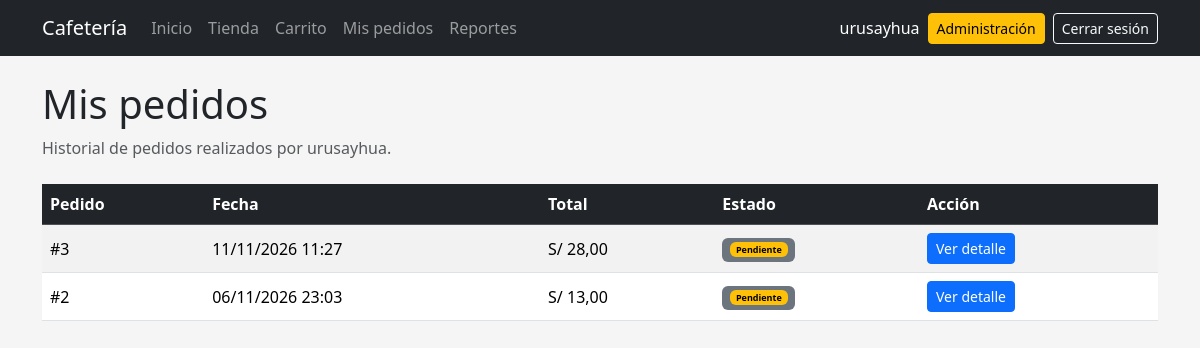
The app's page /mis-pedidos/ (signed in) with its own data.
### pedidos/models.py (models this page shows, shortened)
class Pedido(models.Model):
    class Estado(models.TextChoices):
        PENDIENTE = "PENDIENTE", "Pendiente"
        PREPARACION = "PREPARACION", "En preparación"
        ATENDIDO = "ATENDIDO", "Atendido"
        CANCELADO = "CANCELADO", "Cancelado"
    usuario = models.ForeignKey(
        settings.AUTH_USER_MODEL,
        on_delete=models.CASCADE,
        related_name="pedidos",
    )
    fecha = models.DateTimeField(auto_now_add=True)
    total = models.DecimalField(
        max_digits=10,
        decimal_places=2,
        default=0,
    )
    estado = models.CharField(
        max_length=20,
        choices=Estado.choices,
        default=Estado.PENDIENTE,
    )
    class Meta:
        ordering = ["-fecha"]

### pedidos/views.py (the view)
@login_required
def mis_pedidos(request):
    pedidos = (
        Pedido.objects
        .filter(
            usuario=request.user
        )
        .order_by("-fecha")
    )
    return render(
        request,
        "pedidos/mis_pedidos.html",
        {
            "pedidos": pedidos,
        },
    )

### pedidos/templates/pedidos/mis_pedidos.html
{% extends "base.html" %}
{% block content %}
<div class="mb-4">
    <h1>
        Mis pedidos
    </h1>
    <p class="text-muted">
        Historial de pedidos realizados por
        {{ user.username }}.
    </p>
</div>
{% if pedidos %}
<div class="table-responsive">
    <table class="table table-striped table-hover align-middle">
        <thead class="table-dark">
            <tr>
                <th>
                    Pedido
                </th>
                <th>
                    Fecha
                </th>
                <th>
                    Total
                </th>
                <th>
                    Estado
                </th>
                <th>
                    Acción
                </th>
            </tr>
        </thead>
        <tbody>
            {% for pedido in pedidos %}
            <tr>
                <td>
                    #{{ pedido.id }}
                </td>
                <td>
                    {{ pedido.fecha|date:"d/m/Y H:i" }}
                </td>
                <td>
                    S/ {{ pedido.total }}
                </td>
                <td>
                    <span class="badge text-bg-secondary">
                        {% include "pedidos/_estado_badge.html" with pedido=pedido %}
                    </span>
                </td>
                <td>
                    <a
                        href="{% url 'detalle_pedido' pedido.id %}"
                        class="btn btn-primary btn-sm"
                    >
                        Ver detalle
                    </a>
                </td>
            </tr>
            {% endfor %}
        </tbody>
    </table>
</div>
{% else %}
<div class="alert alert-info">
    Todavía no existen pedidos registrados
    para este usuario.
</div>
{% endif %}
{% endblock %}

### pedidos/templates/base.html (shortened to what this page needs)
{% load static %}
<!DOCTYPE html>
<html lang="es">
<head>
    <link
        href="https://cdn.jsdelivr.net/npm/bootstrap@5.3.3/dist/css/bootstrap.min.css"
        rel="stylesheet"
    >
    <link
        rel="stylesheet"
        href="{% static 'css/base.css' %}"
    >
</head>
<body>
{% if user.is_authenticated %}
<nav
    class="navbar navbar-expand-lg bg-dark"
    data-bs-theme="dark"
>
    <div class="container">
        <a
            class="navbar-brand"
            href="{% url 'inicio' %}"
        >
            Cafetería
        </a>
        <div
            class="collapse navbar-collapse"
            id="menuPrincipal"
        >
            <div class="navbar-nav me-auto">
                <a
                    class="nav-link"
                    href="{% url 'inicio' %}"
                >
                    Inicio
                </a>
                <a
                    class="nav-link"
                    href="{% url 'tienda' %}"
                >
                    Tienda
                </a>
                <a
                    class="nav-link"
                    href="{% url 'ver_carrito' %}"
                >
                    Carrito
                </a>
                <a
                    class="nav-link"
                    href="{% url 'mis_pedidos' %}"
                >
                    Mis pedidos
                </a>
                {% if user.is_staff %}
                <a
                    class="nav-link"
                    href="{% url 'reportes' %}"
                >
                    Reportes
                </a>
                {% endif %}
            </div>
            <div
                class="d-flex align-items-center gap-2"
            >
                <span
                    class="navbar-text text-white"
                >
                    {{ user.username }}
                </span>
                {% if user.is_staff %}
                <a
                    href="{% url 'admin:index' %}"
                    class="btn btn-warning btn-sm"
                >
                    Administración
                </a>
                {% endif %}
                <form
                    method="post"
                    action="{% url 'logout' %}"
                    class="m-0"
                >
                    <button
                        type="submit"
                        class="btn btn-outline-light btn-sm"
                    >
                        Cerrar sesión
                    </button>
                </form>
            </div>
        </div>
    </div>
</nav>
{% endif %}
<main class="container py-4">
    {% block content %}
    {% endblock %}
</main>
</body>
</html>

### pedidos/templates/pedidos/_estado_badge.html
{% if pedido.estado == "PENDIENTE" %}
    <span class="badge text-bg-warning">
        Pendiente
    </span>
{% elif pedido.estado == "PREPARACION" %}
    <span class="badge text-bg-primary">
        En preparación
    </span>
{% elif pedido.estado == "ATENDIDO" %}
    <span class="badge text-bg-success">
        Atendido
    </span>
{% elif pedido.estado == "CANCELADO" %}
    <span class="badge text-bg-danger">
        Cancelado
    </span>
{% else %}
    <span class="badge text-bg-secondary">
        {{ pedido.get_estado_display }}
    </span>
{% endif %}

### static/css/base.css (style rules this page uses)
body { background-color: #f4f4f4; }
.navbar form { width: auto; }
.navbar form button { width: auto; }
body { background-color: #f5f5f5; }

### records on screen
Pedido: id "3", fecha "11/11/2026 11:27", total "28,00", estado "Pendiente"
Pedido: id "2", fecha "06/11/2026 23:03", total "13,00", estado "Pendiente"

### other values on screen
{{ user.username }} "urusayhua"
